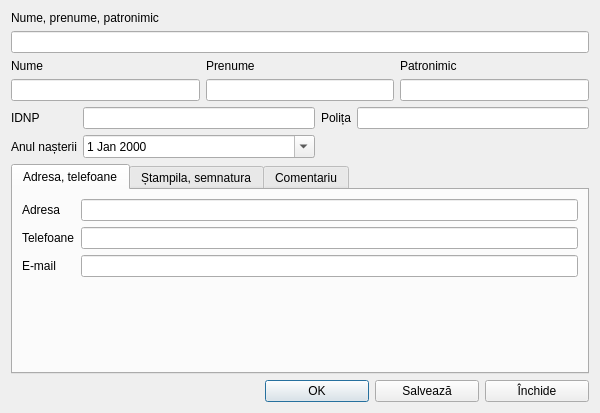
<?xml version="1.0" encoding="UTF-8"?>
<ui version="4.0">
 <class>CatalogDialog</class>
 <widget class="QDialog" name="CatalogDialog">
 <property name="geometry">
  <rect>
   <x>0</x>
   <y>0</y>
   <width>600</width>
   <height>413</height>
  </rect>
 </property>
 <property name="font">
  <font>
   <family>Segoe UI</family>
  </font>
 </property>
 <property name="windowTitle">
  <string>Dialog</string>
 </property>
 <layout class="QGridLayout" name="gridLayout_4">
  <item row="0" column="0">
   <layout class="QVBoxLayout" name="verticalLayout">
    <item>
     <widget class="QLabel" name="label">
      <property name="text">
       <string>Nume, prenume, patronimic</string>
      </property>
     </widget>
    </item>
    <item>
     <widget class="QLineEdit" name="editFullName"/>
    </item>
   </layout>
  </item>
  <item row="1" column="0">
   <layout class="QGridLayout" name="gridLayout">
    <item row="0" column="0">
     <widget class="QLabel" name="label_2">
      <property name="text">
       <string>Nume</string>
      </property>
     </widget>
    </item>
    <item row="1" column="1">
     <widget class="QLineEdit" name="editPrenume"/>
    </item>
    <item row="0" column="1">
     <widget class="QLabel" name="label_3">
      <property name="text">
       <string>Prenume</string>
      </property>
     </widget>
    </item>
    <item row="1" column="0">
     <widget class="QLineEdit" name="editName"/>
    </item>
    <item row="1" column="2">
     <widget class="QLineEdit" name="editPatronimic"/>
    </item>
    <item row="0" column="2">
     <widget class="QLabel" name="labelPatronimic">
      <property name="text">
       <string>Patronimic</string>
      </property>
     </widget>
    </item>
   </layout>
  </item>
  <item row="2" column="0">
   <layout class="QGridLayout" name="gridLayout_3">
    <item row="0" column="1">
     <widget class="QLineEdit" name="editIDNP"/>
    </item>
    <item row="1" column="3">
     <spacer name="horizontalSpacer_2">
      <property name="orientation">
       <enum>Qt::Orientation::Horizontal</enum>
      </property>
      <property name="sizeHint" stdset="0">
       <size>
        <width>40</width>
        <height>20</height>
       </size>
      </property>
     </spacer>
    </item>
    <item row="1" column="0">
     <widget class="QLabel" name="labelDateEdit">
      <property name="text">
       <string>Anul nașterii</string>
      </property>
     </widget>
    </item>
    <item row="1" column="1">
     <widget class="QDateEdit" name="dateEdit">
      <property name="calendarPopup">
       <bool>true</bool>
      </property>
     </widget>
    </item>
    <item row="0" column="3">
     <widget class="QLineEdit" name="editPoliceMed"/>
    </item>
    <item row="0" column="0">
     <widget class="QLabel" name="labelIDNP">
      <property name="text">
       <string>IDNP</string>
      </property>
     </widget>
    </item>
    <item row="0" column="2">
     <widget class="QLabel" name="labelPoliceMed">
      <property name="text">
       <string>Polița</string>
      </property>
     </widget>
    </item>
   </layout>
  </item>
  <item row="4" column="0">
   <layout class="QHBoxLayout" name="horizontalLayout">
    <item>
     <spacer name="horizontalSpacer">
      <property name="orientation">
       <enum>Qt::Orientation::Horizontal</enum>
      </property>
      <property name="sizeHint" stdset="0">
       <size>
        <width>40</width>
        <height>20</height>
       </size>
      </property>
     </spacer>
    </item>
    <item>
     <widget class="QPushButton" name="btnOK">
      <property name="minimumSize">
       <size>
        <width>104</width>
        <height>0</height>
       </size>
      </property>
      <property name="text">
       <string>OK</string>
      </property>
      <property name="icon">
       <iconset resource="../../resources/resource.qrc">
        <normaloff>:/img/btns/valide.png</normaloff>:/img/btns/valide.png</iconset>
      </property>
      <property name="shortcut">
       <string>Ctrl+Return</string>
      </property>
     </widget>
    </item>
    <item>
     <widget class="QPushButton" name="btnWrite">
      <property name="minimumSize">
       <size>
        <width>104</width>
        <height>0</height>
       </size>
      </property>
      <property name="text">
       <string>Salvează</string>
      </property>
      <property name="icon">
       <iconset resource="../../resources/resource.qrc">
        <normaloff>:/img/btns/save.png</normaloff>:/img/btns/save.png</iconset>
      </property>
     </widget>
    </item>
    <item>
     <widget class="QPushButton" name="btnCancel">
      <property name="minimumSize">
       <size>
        <width>104</width>
        <height>0</height>
       </size>
      </property>
      <property name="text">
       <string>Închide</string>
      </property>
      <property name="icon">
       <iconset resource="../../resources/resource.qrc">
        <normaloff>:/img/btns/close.png</normaloff>:/img/btns/close.png</iconset>
      </property>
     </widget>
    </item>
   </layout>
  </item>
  <item row="3" column="0">
   <widget class="QTabWidget" name="tabWidget">
    <property name="currentIndex">
     <number>0</number>
    </property>
    <widget class="QWidget" name="tab_address">
     <attribute name="title">
      <string>Adresa, telefoane</string>
     </attribute>
     <layout class="QGridLayout" name="gridLayout_2">
      <item row="0" column="1">
       <widget class="QLineEdit" name="editAddress"/>
      </item>
      <item row="0" column="0">
       <widget class="QLabel" name="labelAddress">
        <property name="text">
         <string>Adresa</string>
        </property>
       </widget>
      </item>
      <item row="1" column="1">
       <widget class="QLineEdit" name="editTelephone"/>
      </item>
      <item row="2" column="1">
       <widget class="QLineEdit" name="editEmail"/>
      </item>
      <item row="1" column="0">
       <widget class="QLabel" name="label_9">
        <property name="text">
         <string>Telefoane</string>
        </property>
       </widget>
      </item>
      <item row="2" column="0">
       <widget class="QLabel" name="label_10">
        <property name="text">
         <string>E-mail</string>
        </property>
       </widget>
      </item>
      <item row="3" column="1">
       <spacer name="verticalSpacer">
        <property name="orientation">
         <enum>Qt::Orientation::Vertical</enum>
        </property>
        <property name="sizeHint" stdset="0">
         <size>
          <width>20</width>
          <height>40</height>
         </size>
        </property>
       </spacer>
      </item>
     </layout>
    </widget>
    <widget class="QWidget" name="tab_stamp">
     <attribute name="title">
      <string>Ștampila, semnatura</string>
     </attribute>
     <layout class="QGridLayout" name="gridLayout_5">
      <item row="0" column="1">
       <widget class="QGroupBox" name="groupBox_2">
        <property name="font">
         <font>
          <family>Segoe UI</family>
          <bold>true</bold>
         </font>
        </property>
        <property name="title">
         <string>Semnatura</string>
        </property>
        <layout class="QGridLayout" name="gridLayout_7">
         <item row="0" column="1">
          <widget class="QToolButton" name="btnClearSignature">
           <property name="text">
            <string>...</string>
           </property>
           <property name="icon">
            <iconset resource="../../resources/resource.qrc">
             <normaloff>:/img/toolBar/delete.png</normaloff>:/img/toolBar/delete.png</iconset>
           </property>
          </widget>
         </item>
         <item row="1" column="1">
          <spacer name="verticalSpacer_3">
           <property name="orientation">
            <enum>Qt::Orientation::Vertical</enum>
           </property>
           <property name="sizeHint" stdset="0">
            <size>
             <width>20</width>
             <height>40</height>
            </size>
           </property>
          </spacer>
         </item>
         <item row="0" column="0" rowspan="2">
          <widget class="QLabel" name="imageSignature">
           <property name="font">
            <font>
             <family>.AppleSystemUIFont</family>
             <pointsize>9</pointsize>
             <bold>false</bold>
            </font>
           </property>
           <property name="styleSheet">
            <string notr="true">color: rgb(154, 153, 150)</string>
           </property>
           <property name="frameShape">
            <enum>QFrame::Shape::StyledPanel</enum>
           </property>
           <property name="text">
            <string>&lt;html&gt;&lt;head/&gt;&lt;body&gt;&lt;p&gt;Apasa pentru a &lt;br&gt;alege imaginea&lt;/p&gt;&lt;/body&gt;&lt;/html&gt;</string>
           </property>
           <property name="alignment">
            <set>Qt::AlignmentFlag::AlignCenter</set>
           </property>
          </widget>
         </item>
        </layout>
       </widget>
      </item>
      <item row="0" column="0">
       <widget class="QGroupBox" name="groupBox">
        <property name="font">
         <font>
          <family>Segoe UI</family>
          <bold>true</bold>
         </font>
        </property>
        <property name="title">
         <string>Ștampila</string>
        </property>
        <layout class="QGridLayout" name="gridLayout_6">
         <item row="0" column="1">
          <widget class="QToolButton" name="btnClearStamp">
           <property name="text">
            <string>...</string>
           </property>
           <property name="icon">
            <iconset resource="../../resources/resource.qrc">
             <normaloff>:/img/toolBar/delete.png</normaloff>:/img/toolBar/delete.png</iconset>
           </property>
          </widget>
         </item>
         <item row="1" column="1">
          <spacer name="verticalSpacer_2">
           <property name="orientation">
            <enum>Qt::Orientation::Vertical</enum>
           </property>
           <property name="sizeHint" stdset="0">
            <size>
             <width>20</width>
             <height>40</height>
            </size>
           </property>
          </spacer>
         </item>
         <item row="0" column="0" rowspan="2">
          <widget class="QLabel" name="imageStamp">
           <property name="font">
            <font>
             <family>.AppleSystemUIFont</family>
             <pointsize>9</pointsize>
             <bold>false</bold>
            </font>
           </property>
           <property name="styleSheet">
            <string notr="true">color: rgb(154, 153, 150)</string>
           </property>
           <property name="frameShape">
            <enum>QFrame::Shape::StyledPanel</enum>
           </property>
           <property name="text">
            <string>&lt;html&gt;&lt;head/&gt;&lt;body&gt;&lt;p&gt;Apasa pentru a &lt;br&gt;alege imaginea&lt;/p&gt;&lt;/body&gt;&lt;/html&gt;</string>
           </property>
           <property name="alignment">
            <set>Qt::AlignmentFlag::AlignCenter</set>
           </property>
          </widget>
         </item>
        </layout>
       </widget>
      </item>
      <item row="1" column="0" colspan="2">
       <spacer name="verticalSpacer_4">
        <property name="orientation">
         <enum>Qt::Orientation::Vertical</enum>
        </property>
        <property name="sizeHint" stdset="0">
         <size>
          <width>20</width>
          <height>40</height>
         </size>
        </property>
       </spacer>
      </item>
     </layout>
    </widget>
    <widget class="QWidget" name="tab_comment">
     <attribute name="title">
      <string>Comentariu</string>
     </attribute>
     <layout class="QVBoxLayout" name="verticalLayout_2">
      <item>
       <widget class="QTextEdit" name="editComment"/>
      </item>
     </layout>
    </widget>
   </widget>
  </item>
 </layout>
</widget>
<tabstops>
 <tabstop>editFullName</tabstop>
 <tabstop>editIDNP</tabstop>
 <tabstop>editPoliceMed</tabstop>
 <tabstop>dateEdit</tabstop>
 <tabstop>editAddress</tabstop>
 <tabstop>editTelephone</tabstop>
 <tabstop>editEmail</tabstop>
 <tabstop>btnOK</tabstop>
 <tabstop>btnWrite</tabstop>
 <tabstop>btnCancel</tabstop>
 <tabstop>editName</tabstop>
 <tabstop>editPrenume</tabstop>
 <tabstop>editPatronimic</tabstop>
 <tabstop>tabWidget</tabstop>
 <tabstop>editComment</tabstop>
</tabstops>
<resources>
 <include location="../../resources/resource.qrc"/>
</resources>
 <connections/>
</ui>
